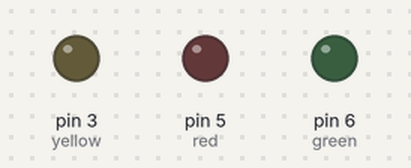
This sketch was run on a simulated Arduino Uno, built with avr-gcc and run on an emulated ATmega328P. Shown: output pins drawn as LEDs (lit = HIGH).

Above: at 0.05 s.
At 0.85 s:
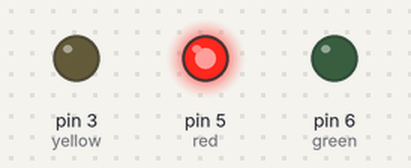
At 1.7 s:
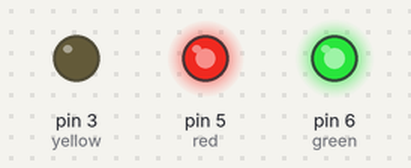
At 2.15 s:
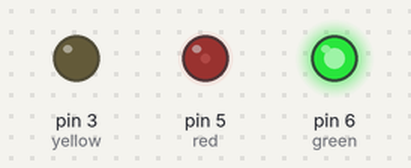
At 2.55 s:
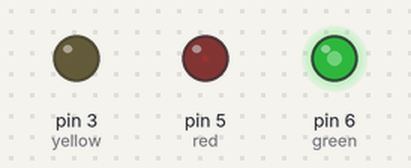
At 3.4 s:
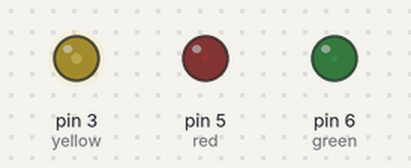
Timing chart, 0 to 8.1 s (numbered marks = the images above):
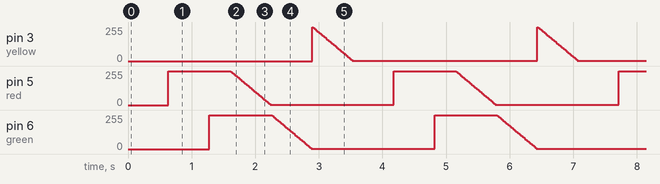

Measured:
- by itself, pin 3 (yellow): ramps from 255/255 to 3/255 and jumps back, once every 3.5 s

The sketch:

LED_challenge.ino
```cpp
// LED Challenge

int red = 5;
int green = 6;
int yellow = 3;

int blinkDelay = 15;
int greenDelay = 10;
int yellowDelay = 20;

// put your setup code here, to run once:
void setup() {

  pinMode(red, OUTPUT);
  pinMode(green, OUTPUT);
  pinMode(yellow, OUTPUT);

}

// put your main code here, to run repeatedly:
void loop() {

  // start red LED
  for(int i = 0; i < 255; i += 2) {
    analogWrite(red, i);
    delay(5);
  }
  // start green LED
  for(int j = 0; j < 255; j += 2) {
    //delay(greenDelay);
    analogWrite(green, j);
    delay(5);
  }

  for(int i = 2; i < 255; i += 4) {
    analogWrite(red, i);
    delay(5);
  }

  for(int i = 255; i >= 0; i -= 6) {
    analogWrite(red, i);
    delay(blinkDelay);
  }
  // green LED

  for(int j = 255; j >= 0; j -= 6) {
    analogWrite(green, j);
    delay(blinkDelay);
  }
  // yellow LED

  for(int k = 255; k >= 0; k -= 6) {
    analogWrite(yellow, k);
    delay(blinkDelay);
  }
}

/*
// red LED
  for(int i = 0; i < 255; i += 5) {
    analogWrite(red, i);
    delay(blinkDelay);
  }
  for(int i = 255; i >= 0; i -= 5) {
    analogWrite(red, i);
    delay(blinkDelay);
  }
  // green LED
  for(int j = 0; j < 255; j += 5) {
    //delay(greenDelay);
    analogWrite(green, j);
    delay(blinkDelay);
  }
  for(int j = 255; j >= 0; j -= 5) {
    analogWrite(green, j);
    delay(blinkDelay);
  }
  // yellow LED
  for(int k = 0; k < 255; k += 5) {
    //delay(yellowDelay);
    analogWrite(yellow, k);
    delay(blinkDelay);
  }
  for(int k = 255; k >= 0; k -= 5) {
    analogWrite(yellow, k);
    delay(blinkDelay);
  }
*/
```
